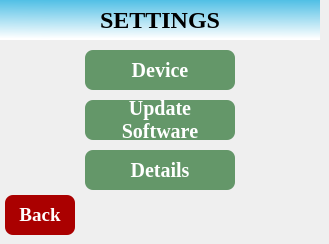
   <widget class="QWidget" name="page_18">
    <widget class="QLabel" name="label_24">
     <property name="geometry">
      <rect>
       <x>0</x>
       <y>0</y>
       <width>320</width>
       <height>40</height>
      </rect>
     </property>
     <property name="font">
      <font>
       <family>Liberation Serif</family>
       <pointsize>18</pointsize>
       <weight>75</weight>
       <bold>true</bold>
      </font>
     </property>
     <property name="styleSheet">
      <string notr="true">background-color: qlineargradient(spread:pad, x1:0.97005, y1:0, x2:0.960199, y2:0.972, stop:0 rgba(80, 191, 229, 255), stop:1 rgba(255, 255, 255, 255));</string>
     </property>
     <property name="text">
      <string>SETTINGS</string>
     </property>
     <property name="alignment">
      <set>Qt::AlignCenter</set>
     </property>
    </widget>
    <widget class="QLabel" name="label_25">
     <property name="geometry">
      <rect>
       <x>0</x>
       <y>0</y>
       <width>50</width>
       <height>40</height>
      </rect>
     </property>
     <property name="styleSheet">
      <string notr="true">background-color: qlineargradient(spread:pad, x1:0.97005, y1:0, x2:0.960199, y2:0.972, stop:0 rgba(80, 191, 229, 255), stop:1 rgba(255, 255, 255, 255));
border-image: url(:/rsc/images/NagalandGovtLogo.png);</string>
     </property>
     <property name="text">
      <string/>
     </property>
     <property name="scaledContents">
      <bool>true</bool>
     </property>
    </widget>
    <widget class="QPushButton" name="BtnDeviceSettings">
     <property name="geometry">
      <rect>
       <x>85</x>
       <y>50</y>
       <width>150</width>
       <height>40</height>
      </rect>
     </property>
     <property name="font">
      <font>
       <family>Liberation Serif</family>
       <pointsize>15</pointsize>
       <weight>75</weight>
       <bold>true</bold>
      </font>
     </property>
     <property name="styleSheet">
      <string notr="true">background-color: rgb(100, 151, 105);
color: rgb(255, 255, 255);
border-radius: 8px;</string>
     </property>
     <property name="text">
      <string>Device</string>
     </property>
    </widget>
    <widget class="QPushButton" name="BtnBack_5">
     <property name="geometry">
      <rect>
       <x>5</x>
       <y>195</y>
       <width>70</width>
       <height>40</height>
      </rect>
     </property>
     <property name="font">
      <font>
       <family>Liberation Serif</family>
       <pointsize>14</pointsize>
       <weight>75</weight>
       <bold>true</bold>
      </font>
     </property>
     <property name="styleSheet">
      <string notr="true">border-radius: 8px;
background-color: rgb(170, 0, 0);
color: rgb(255, 255, 255);</string>
     </property>
     <property name="text">
      <string>Back</string>
     </property>
    </widget>
    <widget class="QPushButton" name="btnUpdateSW">
     <property name="geometry">
      <rect>
       <x>85</x>
       <y>100</y>
       <width>150</width>
       <height>40</height>
      </rect>
     </property>
     <property name="font">
      <font>
       <family>Liberation Serif</family>
       <pointsize>15</pointsize>
       <weight>75</weight>
       <bold>true</bold>
      </font>
     </property>
     <property name="styleSheet">
      <string notr="true">background-color: rgb(100, 151, 105);
color: rgb(255, 255, 255);
border-radius: 8px;</string>
     </property>
     <property name="text">
      <string>Update
Software</string>
     </property>
    </widget>
    <widget class="QPushButton" name="DetailsButton">
     <property name="geometry">
      <rect>
       <x>85</x>
       <y>150</y>
       <width>150</width>
       <height>40</height>
      </rect>
     </property>
     <property name="font">
      <font>
       <family>Liberation Serif</family>
       <pointsize>15</pointsize>
       <weight>75</weight>
       <bold>true</bold>
      </font>
     </property>
     <property name="styleSheet">
      <string notr="true">background-color: rgb(100, 151, 105);
color: rgb(255, 255, 255);
border-radius: 8px;</string>
     </property>
     <property name="text">
      <string>Details</string>
     </property>
    </widget>
   </widget>
